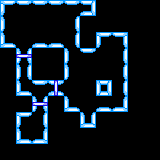

Tiled map render using the project's own tile images. Description and the map definition, with tile-layer contents summarised, below:
An orthogonal 10x10 tile map with 16x16 px tiles, 2 tile layers (base, objects).

<map version="1.0" orientation="orthogonal" renderorder="right-down" width="10" height="10" tilewidth="16" tileheight="16" nextobjectid="1">
 <tileset firstgid="1" name="tilemap_walls" tilewidth="16" tileheight="16" tilecount="32">
  <image source="../bitmaps/tilemap_walls.png" width="256" height="32" />
 </tileset>
 <layer name="base" width="10" height="10">
  <data>[100 cells, 35 non-empty, 13 distinct tile ids]</data>
 </layer>
 <layer name="objects" width="10" height="10">
  <data>[100 cells, 3 non-empty, 2 distinct tile ids]</data>
 </layer>
</map>
